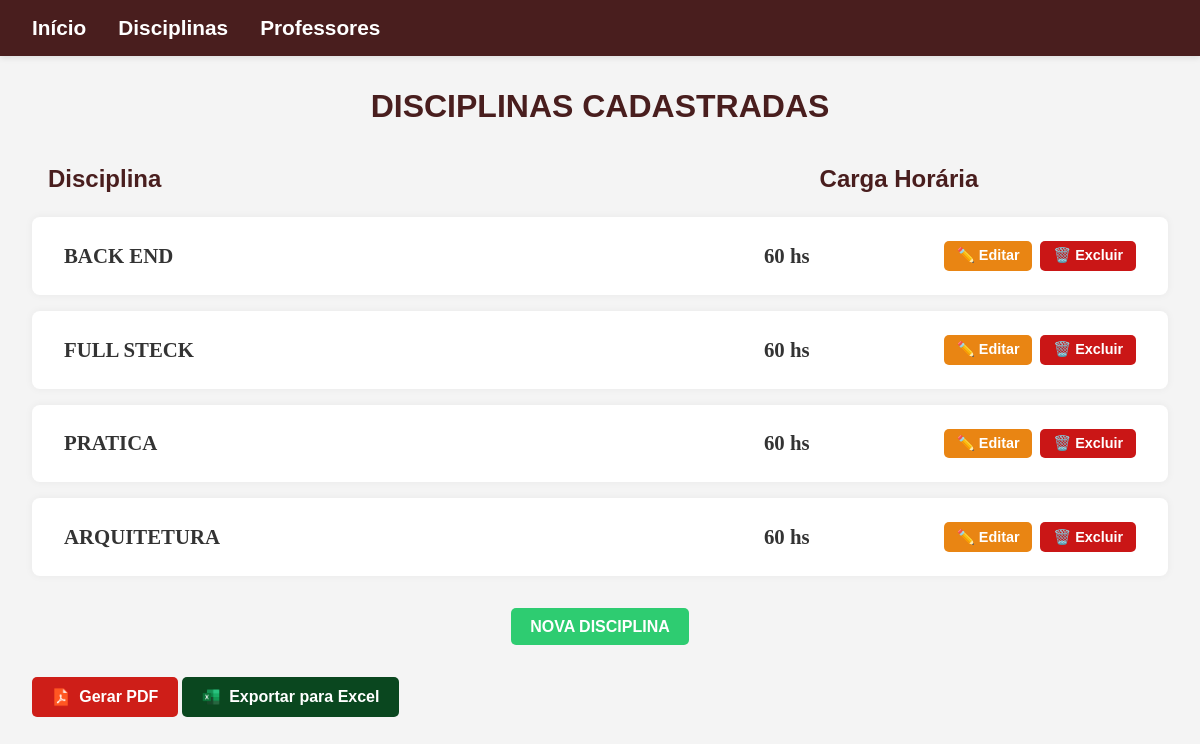
Page /disciplinas on the earlier database version.
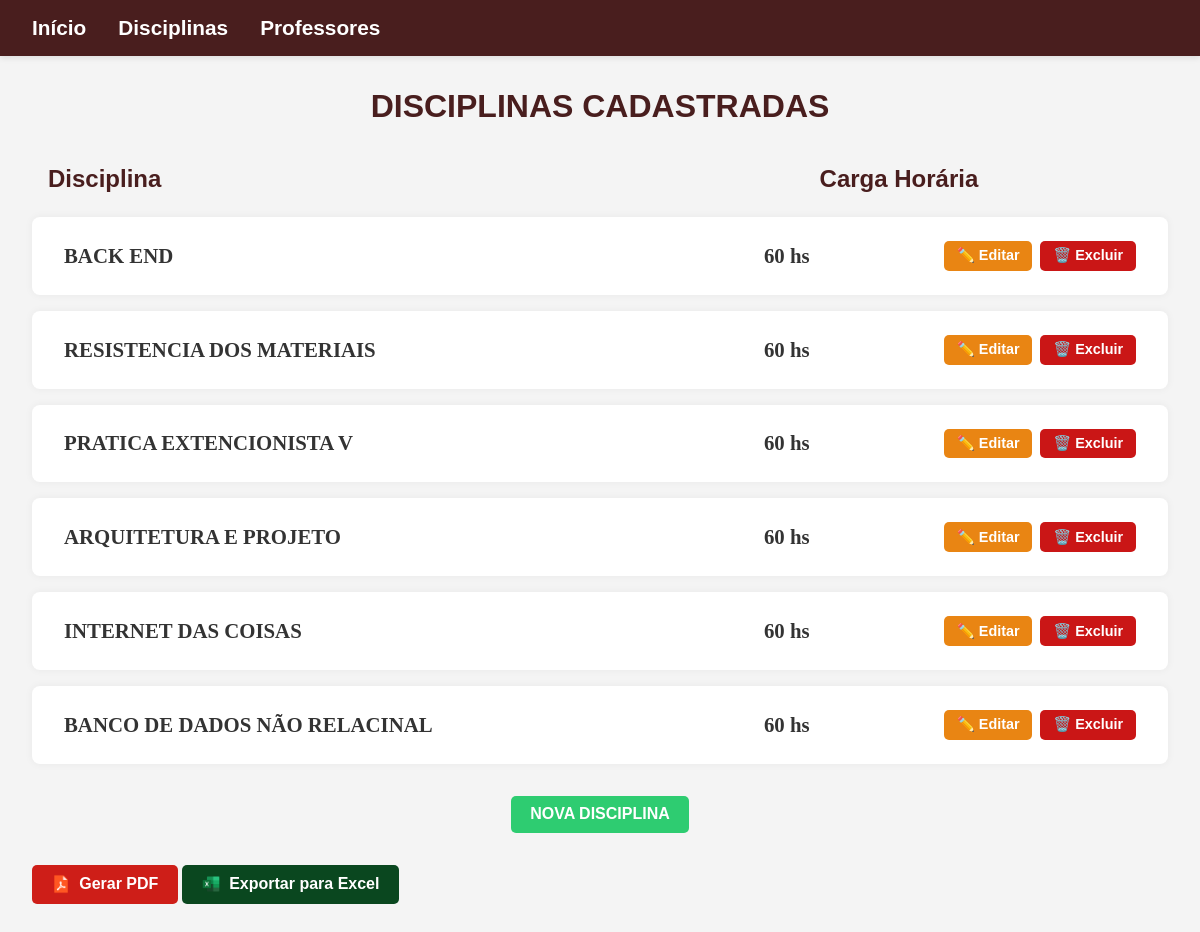
Same page on the later database version.
### gestaoescolar/models.py (models this page shows, shortened)
class Gestao(models.Model):
    disciplina = models.CharField(max_length=100)
    carga_horaria = models.CharField(max_length=50)

### gestaoescolar/views.py (the view)
# urls.py: path('disciplinas', GestaoListView.as_view(), name='gestao_list'),
class GestaoListView(ListView):
    model = Gestao
    template_name = 'gestaoescolar/gestao_list.html'

### gestaoescolar/templates/gestaoescolar/gestao_list.html (shortened to what this page needs)
{% load static %}
<!DOCTYPE html>
<html lang="pt-br">
<head>
    <link rel="stylesheet" href="{% static 'css/gestao_list.css' %}">
</head>
<body>
    <nav class="menu-bar">
        <ul>
            <li><a href="{% url 'home' %}">Início</a></li>
            <li><a href="{% url 'gestao_list' %}">Disciplinas</a></li>
            <li><a href="{% url 'professor_list' %}">Professores</a></li>
        </ul>
    </nav>
    <h1>DISCIPLINAS CADASTRADAS</h1>
    <div class="cabecalho-lista2">
        <div class="coluna disciplina">Disciplina</div>
        <div class="coluna carga">Carga Horária</div>
    </div>
    <ul>
        {% for gestao in object_list %}
        <li class="disciplina-item2">
            <div class="conteudo">
                <div class="info">
                  <div class="coluna disciplinas">{{ gestao.disciplina }}</div>
                    <div class="coluna cargas">{{ gestao.carga_horaria }}</div>
                        <div class="coluna acoes">
                            <a href="{% url 'gestao_update' gestao.pk %}">✏️ Editar</a>
                            <a href="{% url 'gestao_delete' gestao.pk %}">🗑️ Excluir</a>
                        </div>
            </div>
        </div>
        </li>
        {% empty %}
        <li><em>Nenhuma disciplina cadastrada.</em></li>
        {% endfor %}
    </ul>
    <a href="{% url 'gestao_create' %}" class="nova-tarefa">NOVA DISCIPLINA</a>
    <a href="{% url 'gestao_pdf' %}" class="btn-pdf" target="_blank">
        <img src="{% static 'icons/pdf.png' %}" alt="PDF" class="icon-img"> Gerar PDF
    </a>
    <a href="{% url 'exportar_disciplinas_excel' %}" class = "btn-excel" target ="blank">
    <img src="{% static 'icons/excel.png' %}" alt="PDF" class="icon-img"> Exportar para Excel
</a>
</body>
</html>

Differences in the rows shown:
changed Gestao: disciplina "FULL STECK" → "RESISTENCIA DOS MATERIAIS"
changed Gestao: disciplina "PRATICA" → "PRATICA EXTENCIONISTA V"
changed Gestao: disciplina "ARQUITETURA" → "ARQUITETURA E PROJETO"
added Gestao: disciplina "INTERNET DAS COISAS", carga_horaria "60 hs"
added Gestao: disciplina "BANCO DE DADOS NÃO RELACINAL", carga_horaria "60 hs"
